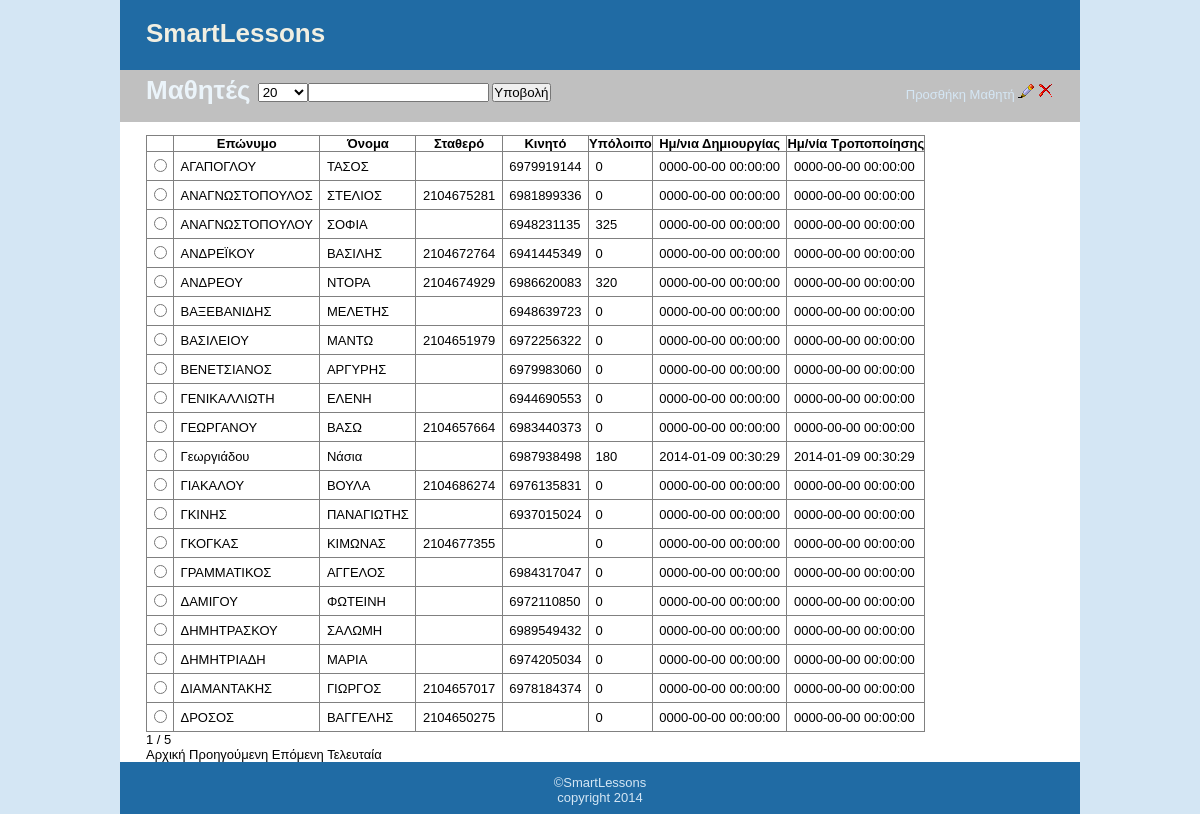
Screenshot of /studentsOld.php (signed in) with the database file from the repository.
### tables this page shows
CREATE TABLE IF NOT EXISTS `students` (
  `id` int(6) NOT NULL AUTO_INCREMENT,
  `lastName` varchar(30) NOT NULL,
  `firstName` varchar(25) NOT NULL,
  `mobile` varchar(10) NOT NULL,
  `phone` varchar(10) NOT NULL,
  `sugPrice` float NOT NULL,
  `remarks` text NOT NULL,
  `creationDate` datetime NOT NULL,
  `editDate` datetime NOT NULL,
  `rest` float NOT NULL,
  PRIMARY KEY (`id`)
);

### inc/startPagination.php (called while the page is built, shortened)
<?php
	$page = 1;
	$limit = 20;
	$start=($page-1)*$limit;
?>

### studentsOld.php (the view, shortened to what this page needs)
<?php require_once("inc/functions.php"); ?>
<?php include("inc/header.php"); ?>
				<div id="navigation" style="height:2em;">
						<h1 style="float:left;">Μαθητές&nbsp;</h1>
							<div style="float:left">
								<select name="limit" id="limit" size="1" onchange="filterShow(this);">
									<?php include("inc/startPagination.php"); ?>
									<?php
										$vls = array("5", "10", "20", "30", "0");
										showOptions($vls, $limit);
									?>
								</select>
							</div>
							<div style="float:left">
								<form method="post" action="<?php echo $_SERVER['PHP_SELF']; ?>">
									<?php
										if ( $_POST["fltr"] ){
											$value =  $_POST["fltr"];
										}
										else{
											$value =  "";
										}
									?>
									<input type="text" value="<?php echo $value;?>" id="fltr" name="fltr" maxlength="20">
									<input type="submit" value="Υποβολή">
								</form>
							</div>
							<div style="float:right;">
								<a href="editStudent.php" id="addBtn">
									Προσθήκη Μαθητή
								</a>
								<a href="#" id="editBtn">
									<img src="images/edit.png">
								</a>
								<a href="#" id="deleteBtn" onClick="validateStudentDeletion(this);">
									<img src="images/delete.png" >
								</a>
							</div>
				</div>
				<div id="page">
					<table border="1">
						<tr>
						<th>&nbsp;</th>
						<th>Επώνυμο</th>
						<th>Όνομα</th>
						<th>Σταθερό</th>
						<th>Κινητό</th>
						<th>Υπόλοιπο</th>
						<th>Ημ/νια Δημιουργίας</th>
						<th>Ημ/νία Τροποποίησης</th>
						</tr>
						<?php
							$query=mysql_query("select id from students");
							$rows=mysql_num_rows($query);
							$query  = "SELECT * from students order by lastName ASC LIMIT $start, $limit";
							$result = mysql_query($query);
							while($row = mysql_fetch_array($result)){
								echo "<tr><td>";
								echo "<input type=\"radio\" name=\"id[]\" value=\"" . $row['id'] . "\" " . "onclick=\"linkUpdate(" . $row['id'] . ")\">";
								echo "<td>" . $row['lastName'] . "</td>";
								echo "<td>" . $row['firstName'] . "</td>";
								echo "<td>" . $row['phone'] . "</td>";
								echo "<td>" . $row['mobile'] . "</td>";
								echo "<td>" . $row['rest'] . "</td>";
								echo "<td>" . $row['creationDate'] . "</td>";
								echo "<td>" . $row['editDate'] . "</td>";
								echo "</tr>";
							}
					?>
					</table>
					<p>
						<?php
							echo pagination($limit, $page, $_SELF ,$rows);
						?>
					</p>
				</div>
<?php require("inc/footer.php"); ?>

### inc/header.php (shortened to what this page needs)
<html>
	<head>
		<link href="css/style.css" media="all" rel="stylesheet">
	</head>
	<body>
		<div id="wrapper">
			<div id="header">
				<h1>SmartLessons</h1>
			</div>
			<div id="main">

### inc/functions.php (shortened to what this page needs)
<?php
function showOptions($v, $lmt){
	for($i=0; $i<count($v); $i++){
		if( $v[$i] == "0" ){
			$q = "<option value=\"$v[$i]\"";
			if ($lmt == 0) $q .=  " selected=\"selected\" ";
			$q .=  ">Όλοι</option>";
			echo $q;
		}
		else if ( $v[$i] == $lmt ){
			echo "<option value=\"$v[$i]\" selected=\"selected\">$v[$i]</option>";
		}
		else{
			echo "<option value=\"$v[$i]\">$v[$i]</option>";
		}
	}
}
function pagination($per_page = 10, $page = 1, $url = '', $total){
	$page = ($page == 0 ? 1 : $page);
	$next = $page + 1;
	$lastpage = ceil($total/$per_page);
	$pagination = "$page / $lastpage<br>";
	if ( $lastpage == 1 &&  $page == 1 ){
		$pagination .= "";
	}
	else if ( $page == 1 ){
		$pagination .= "Αρχική" . " Προηγούμενη";
		$pagination .= "<a href=\"{$url}?limit={$per_page}&page={$next}\"> Επόμενη</a>";
		$pagination .= "<a href=\"{$url}?limit={$per_page}&page={$lastpage}\"> Τελευταία</a>";
	}
	return $pagination;
}
?>

### inc/footer.php (shortened to what this page needs)
			</div>
			<div id="footer">
				<p style="text-align:center">
					<?php echo "&copy;SmartLessons<br>" . "copyright " . date("Y"); ?>
				</p>
			</div>
		</div>
	</body>
</html>

### css/style.css (style rules this page uses)
html { height: 100%; width: 100%; }
body { font-family: Verdana, Arial, Helvetica, sans-serif; background: #D4E6F4; font-size: 13px; line-height: 15px; text-align:center; }
* { margin:0; padding:0; }
#wrapper { width:960px; margin:0 auto; text-align:left; }
img { border: none; }
table, tr, td { border-collapse: collapse; vertical-align: top; font-size: 13px; line-height: 15px; }
a { color: #000; text-decoration:none; }
table td { padding: 0.5em; }
#header { height: 70px; margin: 0px; padding: 0px; text-align: left; background: #206BA4; color: #F1EFE2; }
#header h1 { padding: 1em; margin: 0px; }
#main { margin: 0px; padding: 0px; width: 100%; background: #EeE4B9; }
#footer { clear:both; height: 2em; margin: 0px; padding: 1em; text-align: center; background: #206BA4; color: #D4E6F4; }
#navigation { padding: 1em 2em; color: #EBF4FA; background: #C0C0C0; height:2em; clear:both; }
#navigation a { color: #D4E6F4; text-decoration: none; }
#page { padding-left: 2em; padding-top: 1em; vertical-align: top; background: #fff; }

### rows the page displays
students: lastName "ΑΓΑΠΟΓΛΟΥ", firstName "ΤΑΣΟΣ", mobile "6979919144", rest "0", creationDate "0000-00-00 00:00:00", editDate "0000-00-00 00:00:00"
students: lastName "ΑΝΑΓΝΩΣΤΟΠΟΥΛΟΣ", firstName "ΣΤΕΛΙΟΣ", phone "2104675281", mobile "6981899336", rest "0", creationDate "0000-00-00 00:00:00", editDate "0000-00-00 00:00:00"
students: lastName "ΑΝΑΓΝΩΣΤΟΠΟΥΛΟΥ", firstName "ΣΟΦΙΑ", mobile "6948231135", rest "325", creationDate "0000-00-00 00:00:00", editDate "0000-00-00 00:00:00"
students: lastName "ΑΝΔΡΕΪΚΟΥ", firstName "ΒΑΣΙΛΗΣ", phone "2104672764", mobile "6941445349", rest "0", creationDate "0000-00-00 00:00:00", editDate "0000-00-00 00:00:00"
students: lastName "ΑΝΔΡΕΟΥ", firstName "ΝΤΟΡΑ", phone "2104674929", mobile "6986620083", rest "320", creationDate "0000-00-00 00:00:00", editDate "0000-00-00 00:00:00"
students: lastName "ΒΑΞΕΒΑΝΙΔΗΣ", firstName "ΜΕΛΕΤΗΣ", mobile "6948639723", rest "0", creationDate "0000-00-00 00:00:00", editDate "0000-00-00 00:00:00"
students: lastName "ΒΑΣΙΛΕΙΟΥ", firstName "ΜΑΝΤΩ", phone "2104651979", mobile "6972256322", rest "0", creationDate "0000-00-00 00:00:00", editDate "0000-00-00 00:00:00"
students: lastName "ΒΕΝΕΤΣΙΑΝΟΣ", firstName "ΑΡΓΥΡΗΣ", mobile "6979983060", rest "0", creationDate "0000-00-00 00:00:00", editDate "0000-00-00 00:00:00"
students: lastName "ΓΕΝΙΚΑΛΛΙΩΤΗ", firstName "ΕΛΕΝΗ", mobile "6944690553", rest "0", creationDate "0000-00-00 00:00:00", editDate "0000-00-00 00:00:00"
students: lastName "ΓΕΩΡΓΑΝΟΥ", firstName "ΒΑΣΩ", phone "2104657664", mobile "6983440373", rest "0", creationDate "0000-00-00 00:00:00", editDate "0000-00-00 00:00:00"
students: lastName "Γεωργιάδου", firstName "Νάσια", mobile "6987938498", rest "180", creationDate "2014-01-09 00:30:29", editDate "2014-01-09 00:30:29"
students: lastName "ΓΙΑΚΑΛΟΥ", firstName "ΒΟΥΛΑ", phone "2104686274", mobile "6976135831", rest "0", creationDate "0000-00-00 00:00:00", editDate "0000-00-00 00:00:00"
students: lastName "ΓΚΙΝΗΣ", firstName "ΠΑΝΑΓΙΩΤΗΣ", mobile "6937015024", rest "0", creationDate "0000-00-00 00:00:00", editDate "0000-00-00 00:00:00"
students: lastName "ΓΚΟΓΚΑΣ", firstName "ΚΙΜΩΝΑΣ", phone "2104677355", rest "0", creationDate "0000-00-00 00:00:00", editDate "0000-00-00 00:00:00"
students: lastName "ΓΡΑΜΜΑΤΙΚΟΣ", firstName "ΑΓΓΕΛΟΣ", mobile "6984317047", rest "0", creationDate "0000-00-00 00:00:00", editDate "0000-00-00 00:00:00"
students: lastName "ΔΑΜΙΓΟΥ", firstName "ΦΩΤΕΙΝΗ", mobile "6972110850", rest "0", creationDate "0000-00-00 00:00:00", editDate "0000-00-00 00:00:00"
students: lastName "ΔΗΜΗΤΡΑΣΚΟΥ", firstName "ΣΑΛΩΜΗ", mobile "6989549432", rest "0", creationDate "0000-00-00 00:00:00", editDate "0000-00-00 00:00:00"
students: lastName "ΔΗΜΗΤΡΙΑΔΗ", firstName "ΜΑΡΙΑ", mobile "6974205034", rest "0", creationDate "0000-00-00 00:00:00", editDate "0000-00-00 00:00:00"
students: lastName "ΔΙΑΜΑΝΤΑΚΗΣ", firstName "ΓΙΩΡΓΟΣ", phone "2104657017", mobile "6978184374", rest "0", creationDate "0000-00-00 00:00:00", editDate "0000-00-00 00:00:00"
students: lastName "ΔΡΟΣΟΣ", firstName "ΒΑΓΓΕΛΗΣ", phone "2104650275", rest "0", creationDate "0000-00-00 00:00:00", editDate "0000-00-00 00:00:00"

### other values shown
$page "1"
$lastpage "5"
form field limit "20"
